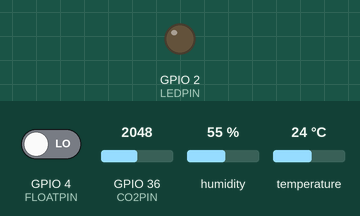
Bench run of a sketch on a simulated ESP32. Parts: output pins drawn as LEDs (lit = HIGH). The inputs (shaded band) are chosen by the test bench; at power-on: GPIO 4 (FLOATPIN) LOW, GPIO 36 (CO2PIN) = 2048, humidity 55 %, temperature 24 °C. WiFi joins after 1.5 s; servers stay silent unless stated; no MQTT or app messages arrive unless stated; what the sketch prints to the serial monitor is not drawn.

Above: at 0.1 s.
At 1.6 s:
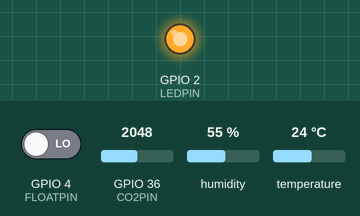
Timing chart, 0 to 3.1 s (numbered marks = the images above):
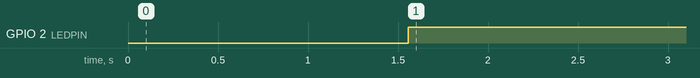

Measured:
- by itself, GPIO 2 (LEDPIN): LOW → HIGH at 1.6 s

The sketch:

_PrototypeSimulationProgram.ino
```cpp
#include <WiFi.h>
#include "Adafruit_MQTT.h"
#include "Adafruit_MQTT_Client.h"
#include <DHT.h>

const char* ssid = "Wokwi-GUEST";
// const char* password = "107WirelessNetwork!";

#define AIO_SERVER  "io.adafruit.com"
#define AIO_SERVERPORT 1883
#define AIO_USERNAME "B_jones"
#define AIO_KEY  "aio_SleZ04m2cKVtIVAWykReHpkkwhd9"

#define DHTPIN 15
#define DHTTYPE  DHT22
#define CO2PIN A0
#define FLOATPIN 4
#define LEDPIN 2

DHT dht(DHTPIN, DHTTYPE);
WiFiClient client;

Adafruit_MQTT_Client mqtt(&client, AIO_SERVER, AIO_SERVERPORT, AIO_USERNAME, AIO_KEY);

Adafruit_MQTT_Publish tempFeed = Adafruit_MQTT_Publish(&mqtt, AIO_USERNAME "/feeds/capstone-project-feeds.temp");
Adafruit_MQTT_Publish humFeed = Adafruit_MQTT_Publish(&mqtt, AIO_USERNAME "/feeds/capstone-project-feeds.humidity");
Adafruit_MQTT_Publish co2Feed = Adafruit_MQTT_Publish(&mqtt, AIO_USERNAME "/feeds/capstone-project-feeds.co2");
Adafruit_MQTT_Publish lowLevelFeed = Adafruit_MQTT_Publish(&mqtt, AIO_USERNAME "/feeds/capstone-project-feeds.lowLevel");
Adafruit_MQTT_Publish alarmFeed = Adafruit_MQTT_Publish(&mqtt, AIO_USERNAME "/feeds/capstone-project-feeds.alarm");
Adafruit_MQTT_Publish lightsFeed = Adafruit_MQTT_Publish(&mqtt, AIO_USERNAME "/feeds/capstone-project-feeds.lights");

void connectToWiFi() {
  Serial.print("Connecting to WiFi");
  WiFi.begin(ssid);
  while (WiFi.status() != WL_CONNECTED)
  {
    delay(500); Serial.print(".");
  }
  Serial.println("\nWiFi connected");
}

void connectToMQTT() {
  while (mqtt.connected() == false)
  {
    int8_t ret = mqtt.connect();
  if (ret == 0) {
    Serial.println("Connected to MQTT");
  } else {
    Serial.print("MQTT connect failed, error: ");
    Serial.println(mqtt.connectErrorString(ret));
    mqtt.disconnect();
    delay(20000);
  }

  }
}

void setup() {
  Serial.begin(115200);
  dht.begin();

  pinMode(FLOATPIN, INPUT);
  pinMode(LEDPIN, OUTPUT);

  connectToWiFi();
}

void loop() {
 connectToMQTT();

  float temp = dht.readTemperature();
  float hum  = dht.readHumidity();
  int co2    = analogRead(CO2PIN) / 4;
  int low    = digitalRead(FLOATPIN);
  bool alarm = (co2 > 200 || low);
  digitalWrite(LEDPIN, alarm);

  Serial.print("Publishing temp...");
  Serial.println(tempFeed.publish(temp) ? "OK" : "FAIL");

  Serial.print("Publishing humidity...");
  Serial.println(humFeed.publish(hum) ? "OK" : "FAIL");

  Serial.print("Publishing CO₂...");
  Serial.println(co2Feed.publish(String(co2).c_str()) ? "OK" : "FAIL");

  Serial.print("Publishing lowlevel...");
  Serial.println(lowLevelFeed.publish(String(low).c_str()) ? "OK" : "FAIL");

  Serial.print("Publishing alarm...");
  Serial.println(alarmFeed.publish(String(alarm).c_str()) ? "OK" : "FAIL");

  Serial.print("Publishing lights...");
  Serial.println(lightsFeed.publish("1") ? "OK" : "FAIL");

  mqtt.processPackets(10000);
  mqtt.ping();

  delay(15000);
}
```
